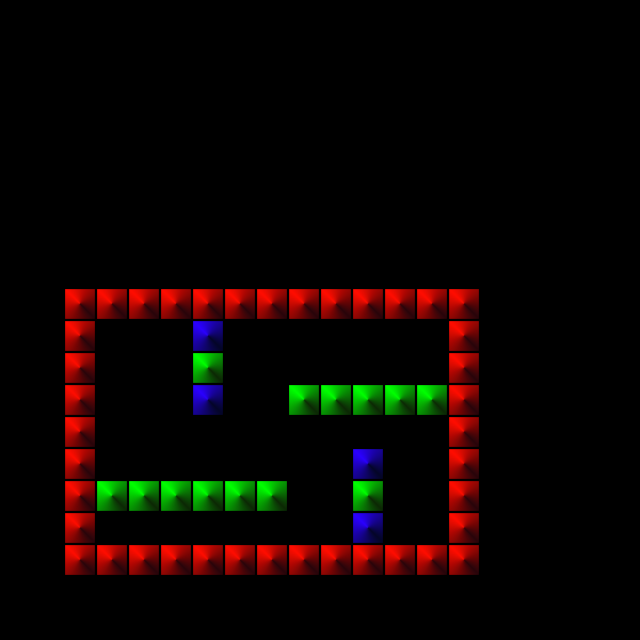

Tiled map render using the project's own tile images. Description and the whole map definition, tile-layer contents included, below:
An orthogonal 20x20 tile map with 32x32 px tiles, 3 tile layers (Third layer, Second layer, First layer) and 7 objects (Box, Plank, Ball, Small ball, Triangle).

<map version="1.10" tiledversion="1.11.0" orientation="orthogonal" renderorder="right-down" width="20" height="20" tilewidth="32" tileheight="32" infinite="0" nextlayerid="7" nextobjectid="14">
 <tileset firstgid="1" source="../../tiles/orthogonal_1.tsx" />
 <objectgroup id="4" name="Colliders">
  <object id="4" x="256.682" y="357.308" width="86.1292" height="86.1292">
   <ellipse />
  </object>
  <object id="5" x="120.24" y="364.131" width="43.491" height="45.1965" />
 </objectgroup>
 <objectgroup id="6" name="Dynamic objects">
  <object id="9" name="Box" x="160" y="440" width="30" height="30" />
  <object id="10" name="Plank" x="200" y="410" width="40" height="20" />
  <object id="11" name="Ball" x="380" y="420" width="24" height="24">
   <ellipse />
  </object>
  <object id="12" name="Small ball" x="330" y="480" width="16" height="16">
   <ellipse />
  </object>
  <object id="13" name="Triangle" x="300" y="544">
   <polygon points="0,0 30,0 15,-26" />
  </object>
 </objectgroup>
 <layer id="5" name="Third layer" width="20" height="20">
  <data encoding="csv">
0,0,0,0,0,0,0,0,0,0,0,0,0,0,0,0,0,0,0,0,
0,0,0,0,0,0,0,0,0,0,0,0,0,0,0,0,0,0,0,0,
0,0,0,0,0,0,0,0,0,0,0,0,0,0,0,0,0,0,0,0,
0,0,0,0,0,0,0,0,0,0,0,0,0,0,0,0,0,0,0,0,
0,0,0,0,0,0,0,0,0,0,0,0,0,0,0,0,0,0,0,0,
0,0,0,0,0,0,0,0,0,0,0,0,0,0,0,0,0,0,0,0,
0,0,0,0,0,0,0,0,0,0,0,0,0,0,0,0,0,0,0,0,
0,0,0,0,0,0,0,0,0,0,0,0,0,0,0,0,0,0,0,0,
0,0,0,0,0,0,0,0,0,0,0,0,0,0,0,0,0,0,0,0,
0,0,0,0,0,0,0,0,0,0,0,0,0,0,0,0,0,0,0,0,
0,0,0,0,0,0,2,0,0,0,0,0,0,0,0,0,0,0,0,0,
0,0,0,0,0,0,2,0,0,0,0,0,0,0,0,0,0,0,0,0,
0,0,0,0,0,0,2,0,0,0,0,0,0,0,0,0,0,0,0,0,
0,0,0,0,0,0,0,0,0,0,0,0,0,0,0,0,0,0,0,0,
0,0,0,0,0,0,0,0,0,0,0,2,0,0,0,0,0,0,0,0,
0,0,0,0,0,0,0,0,0,0,0,2,0,0,0,0,0,0,0,0,
0,0,0,0,0,0,0,0,0,0,0,2,0,0,0,0,0,0,0,0,
0,0,0,0,0,0,0,0,0,0,0,0,0,0,0,0,0,0,0,0,
0,0,0,0,0,0,0,0,0,0,0,0,0,0,0,0,0,0,0,0,
0,0,0,0,0,0,0,0,0,0,0,0,0,0,0,0,0,0,0,0
</data>
 </layer>
 <layer id="3" name="Second layer" width="20" height="20">
  <data encoding="csv">
0,0,0,0,0,0,0,0,0,0,0,0,0,0,0,0,0,0,0,0,
0,0,0,0,0,0,0,0,0,0,0,0,0,0,0,0,0,0,0,0,
0,0,0,0,0,0,0,0,0,0,0,0,0,0,0,0,0,0,0,0,
0,0,0,0,0,0,0,0,0,0,0,0,0,0,0,0,0,0,0,0,
0,0,0,0,0,0,0,0,0,0,0,0,0,0,0,0,0,0,0,0,
0,0,0,0,0,0,0,0,0,0,0,0,0,0,0,0,0,0,0,0,
0,0,0,0,0,0,0,0,0,0,0,0,0,0,0,0,0,0,0,0,
0,0,0,0,0,0,0,0,0,0,0,0,0,0,0,0,0,0,0,0,
0,0,0,0,0,0,0,0,0,0,0,0,0,0,0,0,0,0,0,0,
0,0,0,0,0,0,0,0,0,0,0,0,0,0,0,0,0,0,0,0,
0,0,0,0,0,0,0,0,0,0,0,0,0,0,0,0,0,0,0,0,
0,0,0,0,0,0,6,0,0,0,0,0,0,0,0,0,0,0,0,0,
0,0,0,0,0,0,0,0,0,6,6,6,6,6,0,0,0,0,0,0,
0,0,0,0,0,0,0,0,0,0,0,0,0,0,0,0,0,0,0,0,
0,0,0,0,0,0,0,0,0,0,0,0,0,0,0,0,0,0,0,0,
0,0,0,6,6,6,6,6,6,0,0,6,0,0,0,0,0,0,0,0,
0,0,0,0,0,0,0,0,0,0,0,0,0,0,0,0,0,0,0,0,
0,0,0,0,0,0,0,0,0,0,0,0,0,0,0,0,0,0,0,0,
0,0,0,0,0,0,0,0,0,0,0,0,0,0,0,0,0,0,0,0,
0,0,0,0,0,0,0,0,0,0,0,0,0,0,0,0,0,0,0,0
</data>
 </layer>
 <layer id="1" name="First layer" width="20" height="20">
  <data encoding="csv">
0,0,0,0,0,0,0,0,0,0,0,0,0,0,0,0,0,0,0,0,
0,0,0,0,0,0,0,0,0,0,0,0,0,0,0,0,0,0,0,0,
0,0,0,0,0,0,0,0,0,0,0,0,0,0,0,0,0,0,0,0,
0,0,0,0,0,0,0,0,0,0,0,0,0,0,0,0,0,0,0,0,
0,0,0,0,0,0,0,0,0,0,0,0,0,0,0,0,0,0,0,0,
0,0,0,0,0,0,0,0,0,0,0,0,0,0,0,0,0,0,0,0,
0,0,0,0,0,0,0,0,0,0,0,0,0,0,0,0,0,0,0,0,
0,0,0,0,0,0,0,0,0,0,0,0,0,0,0,0,0,0,0,0,
0,0,0,0,0,0,0,0,0,0,0,0,0,0,0,0,0,0,0,0,
0,0,4,4,4,4,4,4,4,4,4,4,4,4,4,0,0,0,0,0,
0,0,4,0,0,0,0,0,0,0,0,0,0,0,4,0,0,0,0,0,
0,0,4,0,0,0,0,0,0,0,0,0,0,0,4,0,0,0,0,0,
0,0,4,0,0,0,0,0,0,0,0,0,0,0,4,0,0,0,0,0,
0,0,4,0,0,0,0,0,0,0,0,0,0,0,4,0,0,0,0,0,
0,0,4,0,0,0,0,0,0,0,0,0,0,0,4,0,0,0,0,0,
0,0,4,0,0,0,0,0,0,0,0,0,0,0,4,0,0,0,0,0,
0,0,4,0,0,0,0,0,0,0,0,0,0,0,4,0,0,0,0,0,
0,0,4,4,4,4,4,4,4,4,4,4,4,4,4,0,0,0,0,0,
0,0,0,0,0,0,0,0,0,0,0,0,0,0,0,0,0,0,0,0,
0,0,0,0,0,0,0,0,0,0,0,0,0,0,0,0,0,0,0,0
</data>
 </layer>
</map>
